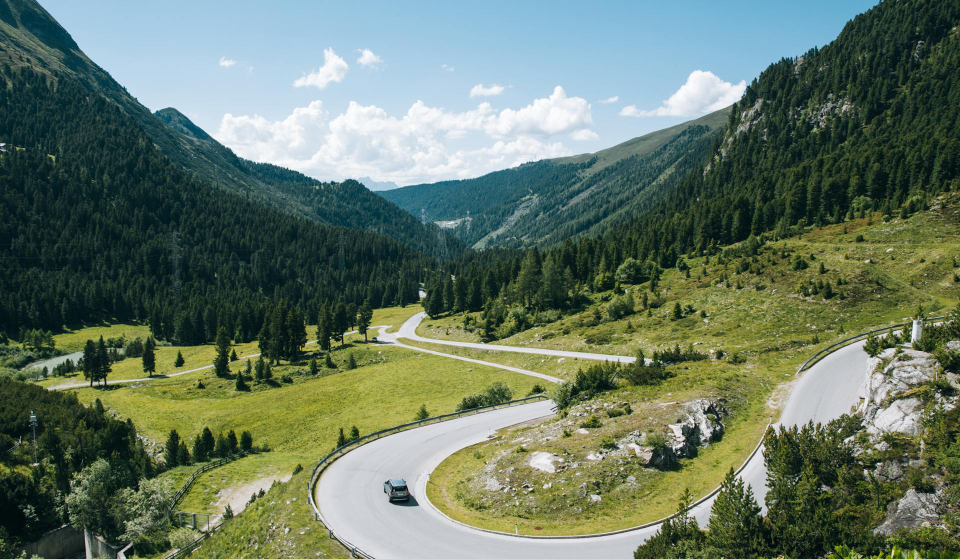
#> input picture Car Rental Tkinter Main/kit/Profile/assets/frame0/booking_bg.png, 1920 x 1118 px, found by its file name (shown at 1/2 size)
$ python -i support.py   (imports and definitions only)
#> lines starting #> are read from the running program, lines starting #| are printed output that depends on the picture
### Car Rental Tkinter Main/chen/buildregister/header.py
from tkinter import Button, Canvas, PhotoImage,Menu
import os
from PIL import Image, ImageTk
import importlib
import json

# Function to handle hover color on enter
# [12 lines left out: functions on_enter_button, on_leave_button, not called in this run]


# Function to handle click color, keeping it the same as hover
def on_click_button(e):
    e.widget.config(bg="#90EE90")  # Stay light green on click


def create_header(window, canvas):
    # Load images using absolute or relative paths

    image_image_4 = PhotoImage(file=os.path.join(r"C:\Users\ASUS\PycharmProjects\pythonProject\Car Rental Tkinter Main\chen\buildregister\assets\frame0", "image_4.png"))


    # Create image_4 on the canvas
    canvas.create_image(960.0, 42.0, image=image_image_4)

    # Store references to images to avoid garbage collection

    canvas.image_image_4 = image_image_4

    canvas.create_text(220.0, 22.0, anchor="nw", text="Car Rental Bay", fill="#FFFFFF",
                       font=("Helvetica", 25, "bold"))

    # Create "Home" button
    home_button = Button(
        window,
        text="Home",
        bg="#006400",  # Dark green normal color
        fg="white",  # Text color
        borderwidth=0,
        highlightthickness=0,
        command=lambda: goto_home_registered(),
        relief="flat",
        font=("Calibri", 15)
    )
    canvas.create_window(1033.0, 42.0, width=130.0, height=37.617591857910156, window=home_button)
    home_button.bind("<Enter>", on_enter_button)
    home_button.bind("<Leave>", on_leave_button)
    home_button.bind("<Button-1>", on_click_button)

    # [5 lines left out: function goto_home_registered, not called in this run]

    # Create "Search" button
    search_button = Button(
        window,
        text="Search",
        bg="#006400",
        fg="white",
        borderwidth=0,
        highlightthickness=0,
        command=lambda: goto_search(),
        relief="flat",
        font=("Calibri", 15)
    )
    canvas.create_window(1183.0, 42.0, width=130.0, height=37.617591857910156, window=search_button)
    search_button.bind("<Enter>", on_enter_button)
    search_button.bind("<Leave>", on_leave_button)
    search_button.bind("<Button-1>", on_click_button)

    # [5 lines left out: function goto_search, not called in this run]

    # Create "Bookings" button
    bookings_button = Button(
        window,
        text="Bookings",
        bg="#006400",
        fg="white",
        borderwidth=0,
        highlightthickness=0,
        command=lambda: goto_booking_list(),
        relief="flat",
        font=("Calibri", 15)
    )
    canvas.create_window(1333.0, 42.0, width=130.0, height=37.617591857910156, window=bookings_button)
    bookings_button.bind("<Enter>", on_enter_button)
    bookings_button.bind("<Leave>", on_leave_button)
    bookings_button.bind("<Button-1>", on_click_button)

    # [5 lines left out: function goto_booking_list, not called in this run]

    # Create "Reviews" button
    reviews_button = Button(
        window,
        text="Reviews",
        bg="#006400",
        fg="white",
        borderwidth=0,
        highlightthickness=0,
        command=lambda: goto_reviews(),
        relief="flat",
        font=("Calibri", 15)
    )
    canvas.create_window(1483.0, 42.0, width=130.0, height=37.617591857910156, window=reviews_button)
    reviews_button.bind("<Enter>", on_enter_button)
    reviews_button.bind("<Leave>", on_leave_button)
    reviews_button.bind("<Button-1>", on_click_button)

    # [5 lines left out: function goto_reviews, not called in this run]

    # Create "Support" button
    support_button = Button(
        window,
        text="Support",
        bg="#006400",
        fg="white",
        borderwidth=0,
        highlightthickness=0,
        command=lambda: goto_support(),
        relief="flat",
        font=("Calibri", 15)
    )
    canvas.create_window(1633.0, 42.0, width=130.0, height=37.617591857910156, window=support_button)
    support_button.bind("<Enter>", on_enter_button)
    support_button.bind("<Leave>", on_leave_button)
    support_button.bind("<Button-1>", on_click_button)

    # [5 lines left out: function goto_support, not called in this run]

    # Load the profile icon image
    profile_path = os.path.join(r"C:\Users\ASUS\PycharmProjects\pythonProject\Car Rental Tkinter Main\chen\buildregister\assets\frame0", "profile_icon.png")
    profile_image = Image.open(profile_path)
    profile_image = profile_image.resize((45, 37), Image.LANCZOS)  # Resize the image
    profile_photo = ImageTk.PhotoImage(profile_image)  # Convert to PhotoImage

    # Create the Profile button with the image instead of text
    profile_button = Button(
        window,
        image=profile_photo,  # Use the image here
        bg="#006400",
        borderwidth=0,
        relief="flat",
        command=lambda: print("Profile button clicked")  # Functionality remains
    )
    canvas.create_window(1783.0, 42.0, width=45.0, height=36.0, window=profile_button)

    # Create a dropdown menu for the Profile button
    profile_menu = Menu(window, tearoff=0)
    profile_menu.config(bg="#006400", fg="white", font=("Calibri", 16))  # Green theme and larger font
    profile_menu.add_command(label="View Profile", command=lambda: goto_profile())
    profile_menu.add_command(label="Edit Profile", command=lambda: goto_profile_edit())
    profile_menu.add_command(label="Logout", command=lambda: logout_user())

    # Bind the Profile button to show the dropdown menu
    profile_button.bind("<Button-1>", lambda event: profile_menu.post(event.x_root, event.y_root))

    # [17 lines left out: functions goto_profile, goto_profile_edit, logout_user, not called in this run]

    # Bind hover effects for the Profile button
    def profile_enter(event):
        profile_button.config(bg="#90EE90")  # Light green hover color

    def profile_leave(event):
        profile_button.config(bg="#006400")  # Return to dark green on leave

    # Bind only hover, no click effects to prevent staying white
    profile_button.bind("<Enter>", profile_enter)
    profile_button.bind("<Leave>", profile_leave)

    # Store the profile image reference to avoid garbage collection
    profile_button.image = profile_photo


    # Load the cart icon image
    cart_path = os.path.join(r"C:\Users\ASUS\PycharmProjects\pythonProject\Car Rental Tkinter Main\chen\buildregister\assets\frame0",
                             "cart.png")
    cart_image = Image.open(cart_path)
    cart_image = cart_image.resize((45, 37), Image.LANCZOS)  # Resize the image
    cart_photo = ImageTk.PhotoImage(cart_image)  # Convert to PhotoImage

    # Create the Cart button with the image
    cart_button = Button(
        window,
        image=cart_photo,  # Use the image here
        bg="#006400",
        borderwidth=0,
        relief="flat",
        command=lambda: print("Cart button clicked")
    )
    canvas.create_window(1730.0, 42.0, width=45.0, height=36.0, window=cart_button)
    cart_button.bind("<Enter>", on_enter_button)
    cart_button.bind("<Leave>", on_leave_button)
    cart_button.bind("<Button-1>", lambda e: goto_cart())

    # [5 lines left out: function goto_cart, not called in this run]

    # Store the image reference to avoid garbage collection
    cart_button.image = cart_photo

### Car Rental Tkinter Main/chen/buildregister/support.py
from tkinter import Tk, Canvas, Button, Label, Frame, Listbox, Scrollbar, messagebox, Toplevel
import webbrowser
from chen.buildregister.header import create_header
from PIL import Image, ImageTk, ImageFilter

def main_window():
    # [129 lines left out: functions show_chatbot, open_gmail, not called in this run]

    # Initialize the Tkinter window
    window = Tk()
    window.title("Support")
    window.geometry("1920x1200")

    # Load the background image using Pillow (PIL)
    image_path = r"C:\Users\ASUS\PycharmProjects\pythonProject\Car Rental Tkinter Main\kit\Profile\assets\frame0\booking_bg.png"  # Path to your image
    img = Image.open(image_path)
#> img is the input picture: PIL image 1920x1118 RGBA; mean R, G, B, A 102, 119.1, 101.2, 255
    img = img.resize((1920, 1200))  # Resize to fit window size
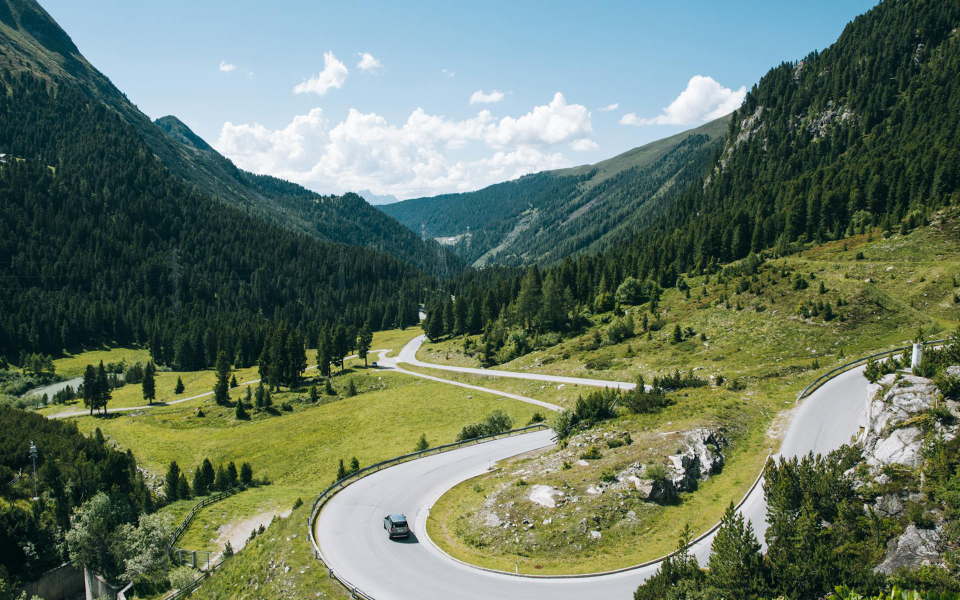
#> img: PIL image 1920x1200 RGBA (shown at 1/2 size); mean R, G, B, A 102, 119.1, 101.2, 255

    # Apply Gaussian blur with a radius of 10 (you can adjust this value)
    blurred_img = img.filter(ImageFilter.GaussianBlur(radius=2))

    # Resize the blurred image to fit the window size
    blurred_img = blurred_img.resize((1920, 1200))
    bg_image = ImageTk.PhotoImage(blurred_img)

    # Create a Canvas widget to display the background image
    canvas = Canvas(window, width=1920, height=1200)
    canvas.pack(fill="both", expand=True)

    # Draw the blurred background image on the canvas
    canvas.create_image(0, 0, image=bg_image, anchor="nw")

    # Title text with simulated layering/border effect
    canvas.create_text(
        962, 202, text="Support", font=("Red Hat Display Medium", 80), fill="#000000", anchor="center"
    )
    canvas.create_text(
        960, 200, text="Support", font=("Red Hat Display Medium", 80), fill="#FFFFFF", anchor="center"
    )


    # Add a "Chat with us" button
    Button(
        window,
        text="Chat with us",
        font=("Arial", 16),
        bg="#0078D7",
        fg="white",
        command=show_chatbot,
    ).place(x=860, y=400, width=200, height=50)

    # Import and create header
    create_header(window, canvas)

    # Run the Tkinter event loop
    window.mainloop()


# [2 lines not run here, left out]

#> (the run stopped early here; a loop or call above may not have finished)
